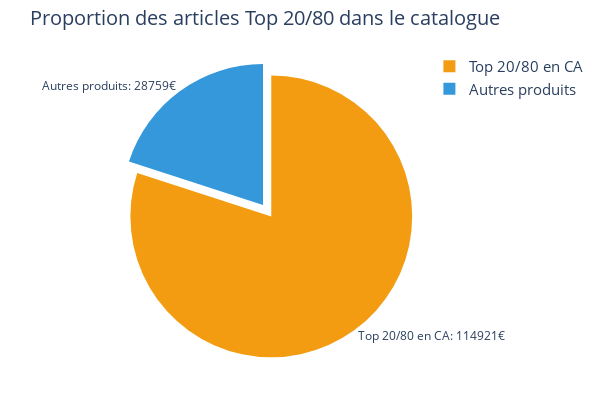

The cell this chart's notebook holds for it:
### Code cell
# Graphique pie pour montrer le top 20/80 par rapport au total des produits

total_turnover_top_20_80 = df_erp_web.loc[df_erp_web['cumulative_revenue_share'] <= 80, 'gross_turnover'].sum()
total_turnover_other = df_erp_web.loc[df_erp_web['cumulative_revenue_share'] > 80, 'gross_turnover'].sum()
total_articles = df_erp_web["sku"].count()

# Préparer un petit DataFrame pour le pie chart
data = {
    'Catégorie': ['Top 20/80 en CA', 'Autres produits'],
    'Nombre': [nb_top_20_80, total_articles - nb_top_20_80],
    'CA': [total_turnover_top_20_80, total_turnover_other]
}
df_pie = pd.DataFrame(data)

# Créer le pie chart
fig = px.pie(df_pie, 
             names='Catégorie', 
             values='CA', 
             title="Proportion des articles Top 20/80 dans le catalogue",
             color='Catégorie',
             color_discrete_sequence=['#F39C12', '#3498DB'])

fig.update_traces(
    textinfo='percent',  # Afficher les pourcentages à l'intérieur
    hoverinfo='label+percent+value',  # Afficher label, pourcentage et CA au survol
    textposition='inside',  # Placer les pourcentages à l'intérieur
    pull=[0.1, 0],  # Décalage léger pour la première catégorie
    textfont=dict(size=12),
    insidetextorientation='horizontal',  # Orientation du texte à l'intérieur
)

# Ajouter les chiffres d'affaires à l'extérieur, sans interférer avec les pourcentages
fig.update_traces(
    textinfo='label',  # Afficher le label
    texttemplate='%{label}: %{value:.0f}€',  # Affiche CA sans décimales
    textposition='outside',  # Placer les CA à l'extérieur
    textfont=dict(size=12)
)

fig.update_layout(
    width=600,
    height=400,
    title_font_size=20,
    font=dict(size=15),
    margin=dict(l=40, r=40, t=50, b=40)
)


fig.show()

### Figure 1 — Plotly figure (JSON) as saved in the notebook; plotly's stock layout.template omitted (floating-point values rounded to 4 significant figures)
{"data": [{"customdata": [["Top 20/80 en CA"], ["Autres produits"]], "domain": {"x": [0, 1], "y": [0, 1]}, "hoverinfo": "label+percent+value", "hovertemplate": "Catégorie=%{customdata[0]}<br>CA=%{value}<extra></extra>", "insidetextorientation": "horizontal", "labels": ["Top 20/80 en CA", "Autres produits"], "legendgroup": "", "marker": {"colors": ["#F39C12", "#3498DB"]}, "name": "", "pull": [0.1, 0], "showlegend": true, "textfont": {"size": 12}, "textinfo": "label", "textposition": "outside", "texttemplate": "%{label}: %{value:.0f}€", "type": "pie", "values": [114900.0, 28760.0]}], "layout": {"font": {"size": 15}, "height": 400, "legend": {"tracegroupgap": 0}, "margin": {"b": 40, "l": 40, "r": 40, "t": 50}, "piecolorway": ["#F39C12", "#3498DB"], "title": {"font": {"size": 20}, "text": "Proportion des articles Top 20/80 dans le catalogue"}, "width": 600}}
